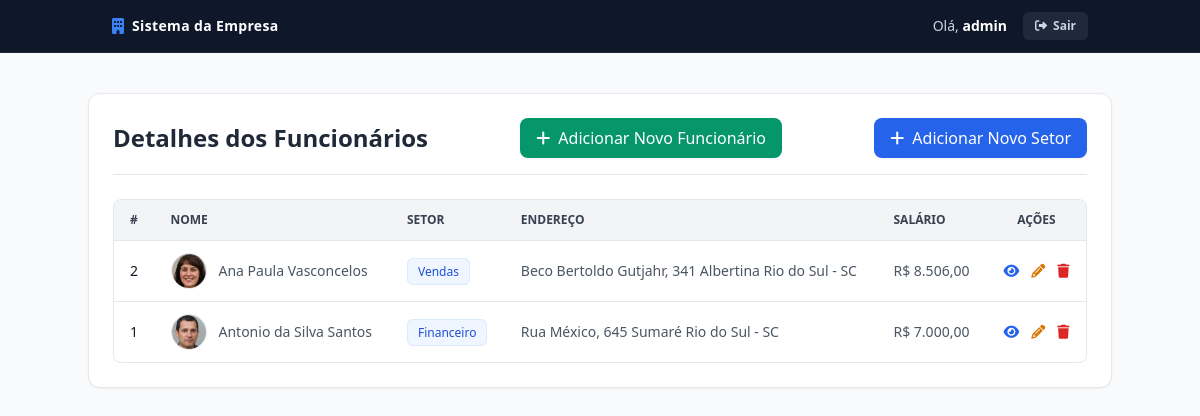
The page /index.php (signed in) on the database its author committed.
### tables this page shows
CREATE TABLE `funcionarios` (
  `id` int(11) NOT NULL,
  `nome` varchar(100) NOT NULL,
  `endereco` varchar(255) NOT NULL,
  `salario` int(10) NOT NULL,
  `foto` varchar(255) DEFAULT 'default-avatar.png',
  `setor_id` int(11) NOT NULL
);

CREATE TABLE `setores` (
  `id` int(11) NOT NULL,
  `nome` varchar(100) NOT NULL
);

### index.php (the view, shortened to what this page needs)
<?php
require_once "config.php";
?>
<!DOCTYPE html>
<html lang="pt-BR">
<head>
    <script src="https://cdn.tailwindcss.com"></script>
    <link rel="stylesheet" href="https://cdnjs.cloudflare.com/ajax/libs/font-awesome/6.4.0/css/all.min.css">
</head>
<body class="bg-gray-50 text-gray-800 font-sans">
    <header class="bg-slate-900 text-white border-b border-slate-800">
        <div class="max-w-5xl mx-auto px-6 py-3 flex justify-between items-center">
            <div class="flex items-center gap-2">
                <i class="fa-solid fa-building text-blue-500"></i>
                <span class="font-bold text-sm tracking-wide">Sistema da Empresa</span>
            </div>
            <div class="flex items-center gap-4 text-sm">
                <span class="text-slate-300">Olá, <strong class="text-white"><?php echo htmlspecialchars($_SESSION["admin_nome"]); ?></strong></span>
                <a href="logout.php" class="bg-slate-800 hover:bg-red-600 text-slate-300 hover:text-white px-3 py-1.5 rounded-md transition duration-150 flex items-center gap-1.5 text-xs font-semibold">
                    <i class="fa fa-right-from-bracket"></i> Sair
                </a>
            </div>
        </div>
    </header>
    <div class="max-w-5xl mx-auto my-10 p-6 bg-white rounded-xl shadow-sm border border-gray-200">
        <div class="flex justify-between items-center mb-6 pb-4 border-b border-gray-200">
            <h2 class="text-2xl font-bold text-gray-800">Detalhes dos Funcionários</h2>
            <a href="create.php" class="bg-emerald-600 hover:bg-emerald-700 text-white font-medium px-4 py-2 rounded-lg transition inline-flex items-center gap-2 shadow-sm">
                <i class="fa fa-plus"></i> Adicionar Novo Funcionário
            </a>
            <a href="create_setor.php" class="bg-blue-600 hover:bg-blue-700 text-white font-medium px-4 py-2 rounded-lg transition inline-flex items-center gap-2 shadow-sm">
                <i class="fa fa-plus"></i> Adicionar Novo Setor
            </a>
        </div>
        <?php
        $sql = "SELECT f.*, s.nome AS setor_nome
                FROM funcionarios f
                INNER JOIN setores s ON f.setor_id = s.id
                ORDER BY f.id DESC";
        if ($result = mysqli_query($link, $sql)) {
            if (mysqli_num_rows($result) > 0) {
                echo '<div class="overflow-x-auto rounded-lg border border-gray-200">';
                echo '<table class="w-full border-collapse text-left text-sm text-gray-600">';
                echo '<thead class="bg-gray-100 text-gray-700 uppercase text-xs font-semibold">';
                echo '<tr>';
                echo '<th class="px-4 py-3 border-b">#</th>';
                echo '<th class="px-4 py-3 border-b">Nome</th>';
                echo '<th class="px-4 py-3 border-b">Setor</th>';
                echo '<th class="px-4 py-3 border-b">Endereço</th>';
                echo '<th class="px-4 py-3 border-b">Salário</th>';
                echo '<th class="px-4 py-3 border-b text-center">Ações</th>';
                echo '</tr>';
                echo '</thead>';
                echo '<tbody class="divide-y divide-gray-200">';
                while ($row = mysqli_fetch_array($result)) {
                    $foto_path = (!empty($row['foto']) && file_exists('uploads/' . $row['foto'])) ? 'uploads/' . $row['foto'] : 'https://via.placeholder.com/40';
                    echo '<tr class="hover:bg-gray-50 transition">';
                    echo '<td class="px-4 py-3 font-medium text-gray-900">' . $row['id'] . '</td>';
                    echo '<td class="px-4 py-3 flex items-center gap-3">';
                    echo '<img src="' . $foto_path . '" class="w-9 h-9 rounded-full object-cover border border-gray-200">';
                    echo htmlspecialchars($row['nome']);
                    echo '</td>';
                    echo '<td class="px-4 py-3"><span class="bg-blue-50 text-blue-700 font-medium px-2.5 py-1 rounded-md text-xs border border-blue-100">' . htmlspecialchars($row['setor_nome']) . '</span></td>';
                    echo '<td class="px-4 py-3">' . htmlspecialchars($row['endereco']) . '</td>';
                    echo '<td class="px-4 py-3">R$ ' . number_format($row['salario'], 2, ',', '.') . '</td>';
                    echo '<td class="px-4 py-3 text-center space-x-3">';
                    echo '<a href="read.php?id='. $row['id'] .'" class="text-blue-600 hover:text-blue-800"><i class="fa fa-eye"></i></a>';
                    echo '<a href="update.php?id='. $row['id'] .'" class="text-amber-600 hover:text-amber-800"><i class="fa fa-pencil"></i></a>';
                    echo '<a href="delete.php?id='. $row['id'] .'" class="text-red-600 hover:text-red-800"><i class="fa fa-trash"></i></a>';
                    echo '</td>';
                    echo '</tr>';
                }
                echo '</tbody>';
                echo '</table>';
                echo '</div>';
            } else {
                echo '<div class="bg-red-50 border border-red-200 text-red-700 px-4 py-3 rounded-lg">Nenhum registro encontrado.</div>';
            }
        }
        ?>
    </div>
</body>
</html>

### rows shown on the page
funcionarios: id "2", foto (picture), nome "Ana Paula Vasconcelos", setor.nome "Vendas", endereco "Beco Bertoldo Gutjahr, 341 Albertina Rio do Sul - SC", salario "8.506,00"
funcionarios: id "1", foto (picture), nome "Antonio da Silva Santos", setor.nome "Financeiro", endereco "Rua México, 645 Sumaré Rio do Sul - SC", salario "7.000,00"

### other values the page prints
$_SESSION["admin_nome"] "admin"
